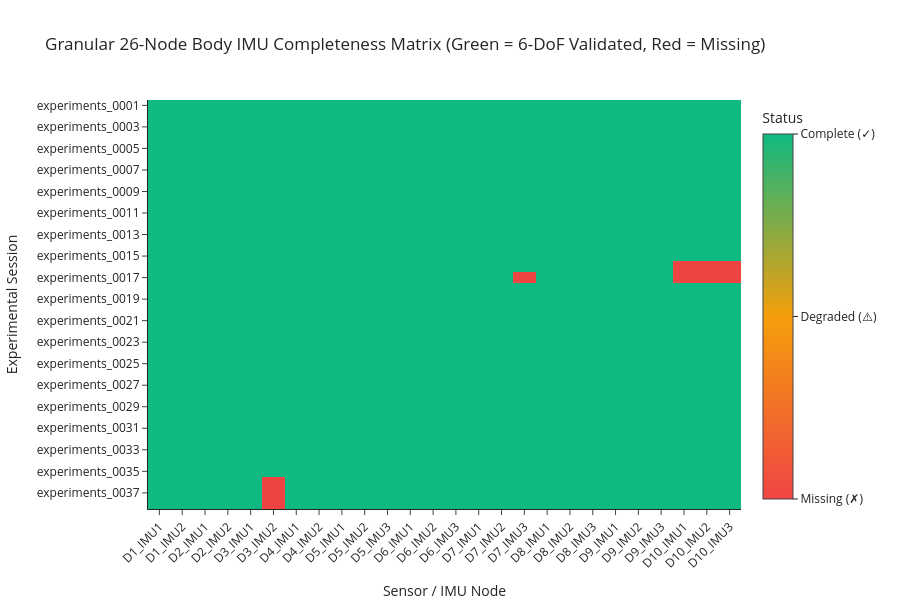

Write notebook code for a chart like this one.
### Code cell
# @title 🧩 Sensor & IMU Completeness Matrix (Heatmap) { display-mode: "form" }
# @markdown Visualizes all 26 body IMU nodes (or 10-device overview) across every experimental trial.

view_mode = "All 26 IMU Nodes" # @param ["All 26 IMU Nodes", "Device Overview"]

df_matrix_viz = deliverables["df_matrix"].set_index("entry_id").drop(columns=["entity_id"])

if view_mode == "All 26 IMU Nodes":
    cols_to_plot = [c for c in df_matrix_viz.columns if "_IMU" in c]
    title_text = "Granular 26-Node Body IMU Completeness Matrix (Green = 6-DoF Validated, Red = Missing)"
else:
    cols_to_plot = [c for c in df_matrix_viz.columns if c.startswith("Dev_")]
    title_text = "10-Device Anatomical Kinematic Chain Overview Matrix"

num_matrix = df_matrix_viz[cols_to_plot].copy()

def map_status_to_num(val):
    if not isinstance(val, str):
        return np.nan
    if "✓" in val:
        return 1.0
    elif "⚠️" in val:
        return 0.5
    elif "✗" in val:
        return 0.0
    return np.nan

num_matrix = num_matrix.applymap(map_status_to_num).astype(float)

fig = px.imshow(
    num_matrix,
    labels=dict(x="Sensor / IMU Node", y="Experimental Session", color="Status"),
    x=num_matrix.columns,
    y=num_matrix.index,
    color_continuous_scale=[
        [0.0, "#ef4444"],   # Red: Missing
        [0.5, "#f59e0b"],   # Orange: Degraded / Partial Axes
        [1.0, "#10b981"]    # Green: Complete 6-DoF
    ],
    aspect="auto",
    title=title_text
)

fig.update_layout(
    height=max(500, len(num_matrix) * 16),
    template="simple_white",
    xaxis=dict(tickangle=-45),
    coloraxis_colorbar=dict(
        tickvals=[0.0, 0.5, 1.0],
        ticktext=["Missing (✗)", "Degraded (⚠️)", "Complete (✓)"]
    )
)

fig.show()

### Figure 1 — Plotly figure (JSON) as saved in the notebook; plotly's stock layout.template omitted (floating-point values rounded to 4 significant figures; data arrays with more than 128 entries replaced by an {"elided": "..."} marker saying what was removed)
{"data": [{"coloraxis": "coloraxis", "hovertemplate": "Sensor / IMU Node: %{x}<br>Experimental Session: %{y}<br>Status: %{z}<extra></extra>", "name": "0", "type": "heatmap", "x": ["D1_IMU1", "D1_IMU2", "D2_IMU1", "D2_IMU2", "D3_IMU1", "D3_IMU2", "D4_IMU1", "D4_IMU2", "D5_IMU1", "D5_IMU2", "D5_IMU3", "D6_IMU1", "D6_IMU2", "D6_IMU3", "D7_IMU1", "D7_IMU2", "D7_IMU3", "D8_IMU1", "D8_IMU2", "D8_IMU3", "D9_IMU1", "D9_IMU2", "D9_IMU3", "D10_IMU1", "D10_IMU2", "D10_IMU3"], "xaxis": "x", "y": ["experiments_0001", "experiments_0002", "experiments_0003", "experiments_0004", "experiments_0005", "experiments_0006", "experiments_0007", "experiments_0008", "experiments_0009", "experiments_0010", "experiments_0011", "experiments_0012", "experiments_0013", "experiments_0014", "experiments_0015", "experiments_0016", "experiments_0017", "experiments_0018", "experiments_0019", "experiments_0020", "experiments_0021", "experiments_0022", "experiments_0023", "experiments_0024", "experiments_0025", "experiments_0026", "experiments_0027", "experiments_0028", "experiments_0029", "experiments_0030", "experiments_0031", "experiments_0032", "experiments_0033", "experiments_0034", "experiments_0035", "experiments_0036", "experiments_0037", "experiments_0038"], "yaxis": "y", "z": {"elided": "38x26 int values"}}], "layout": {"coloraxis": {"colorbar": {"ticktext": ["Missing (✗)", "Degraded (⚠️)", "Complete (✓)"], "tickvals": [0, 0.5, 1], "title": {"text": "Status"}}, "colorscale": [[0, "#ef4444"], [0.5, "#f59e0b"], [1, "#10b981"]]}, "height": 608, "title": {"text": "Granular 26-Node Body IMU Completeness Matrix (Green = 6-DoF Validated, Red = Missing)"}, "xaxis": {"anchor": "y", "domain": [0, 1], "tickangle": -45, "title": {"text": "Sensor / IMU Node"}}, "yaxis": {"anchor": "x", "autorange": "reversed", "domain": [0, 1], "title": {"text": "Experimental Session"}}}}
